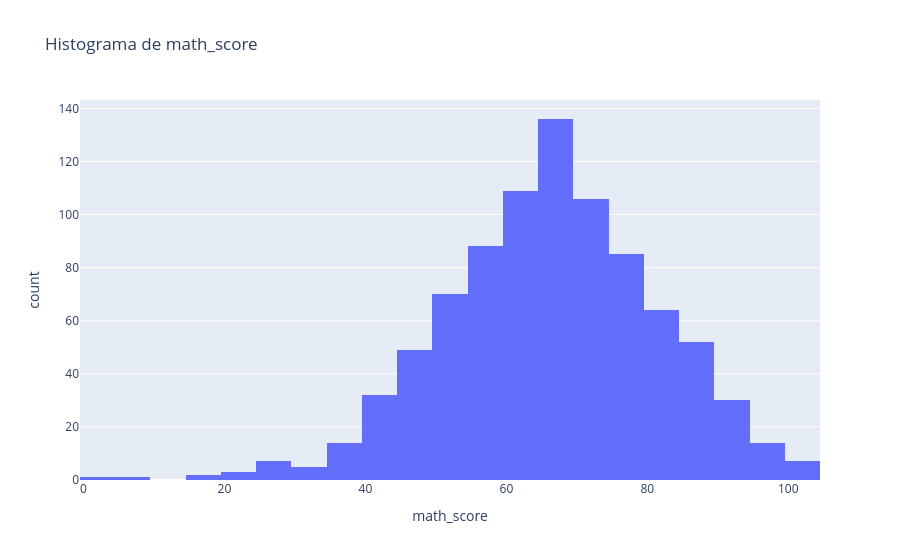
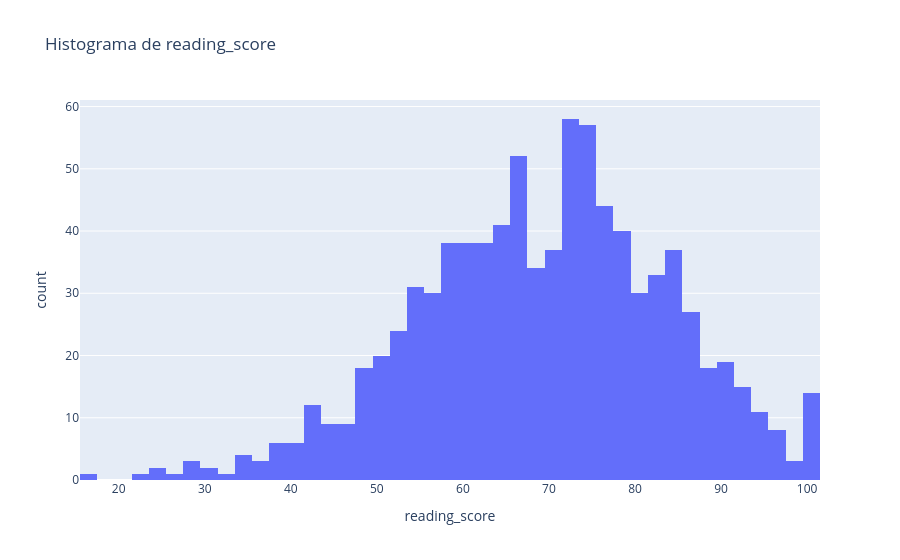
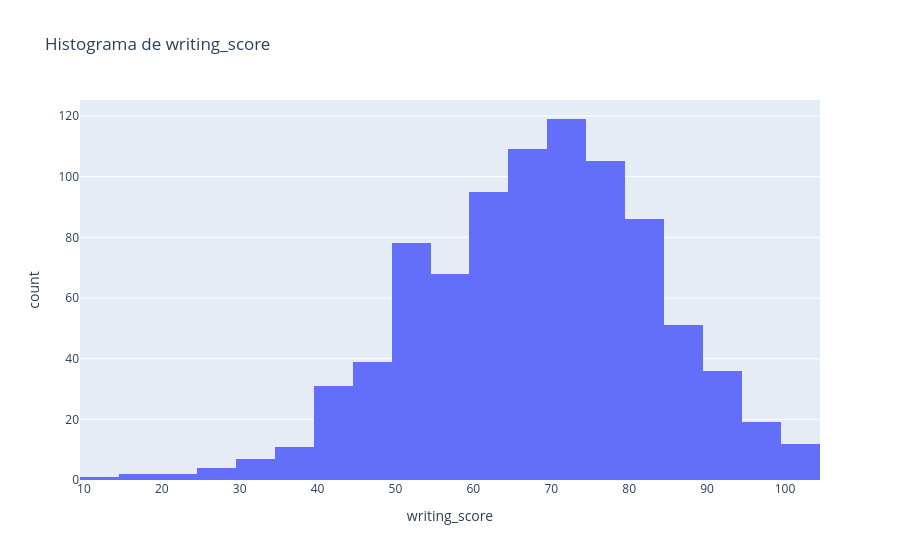

Notebook code cell kept with these figures, in order:
### Code cell
analyze_df(df_cleaned)

### Figure 1 — Plotly figure (JSON) as saved in the notebook; plotly's stock layout.template omitted (floating-point values rounded to 4 significant figures; data arrays with more than 128 entries replaced by an {"elided": "..."} marker saying what was removed)
{"data": [{"bingroup": "x", "hovertemplate": "math_score=%{x}<br>count=%{y}<extra></extra>", "legendgroup": "", "marker": {"color": "#636efa", "pattern": {"shape": ""}}, "name": "", "orientation": "v", "showlegend": false, "type": "histogram", "x": {"elided": "875 float values"}, "xaxis": "x", "yaxis": "y"}], "layout": {"barmode": "relative", "legend": {"tracegroupgap": 0}, "title": {"text": "Histograma de math_score"}, "xaxis": {"anchor": "y", "domain": [0, 1], "title": {"text": "math_score"}}, "yaxis": {"anchor": "x", "domain": [0, 1], "title": {"text": "count"}}}}

### Figure 2 — Plotly figure (JSON) as saved in the notebook; plotly's stock layout.template omitted (floating-point values rounded to 4 significant figures; data arrays with more than 128 entries replaced by an {"elided": "..."} marker saying what was removed)
{"data": [{"bingroup": "x", "hovertemplate": "reading_score=%{x}<br>count=%{y}<extra></extra>", "legendgroup": "", "marker": {"color": "#636efa", "pattern": {"shape": ""}}, "name": "", "orientation": "v", "showlegend": false, "type": "histogram", "x": {"elided": "875 float values"}, "xaxis": "x", "yaxis": "y"}], "layout": {"barmode": "relative", "legend": {"tracegroupgap": 0}, "title": {"text": "Histograma de reading_score"}, "xaxis": {"anchor": "y", "domain": [0, 1], "title": {"text": "reading_score"}}, "yaxis": {"anchor": "x", "domain": [0, 1], "title": {"text": "count"}}}}

### Figure 3 — Plotly figure (JSON) as saved in the notebook; plotly's stock layout.template omitted (floating-point values rounded to 4 significant figures; data arrays with more than 128 entries replaced by an {"elided": "..."} marker saying what was removed)
{"data": [{"bingroup": "x", "hovertemplate": "writing_score=%{x}<br>count=%{y}<extra></extra>", "legendgroup": "", "marker": {"color": "#636efa", "pattern": {"shape": ""}}, "name": "", "orientation": "v", "showlegend": false, "type": "histogram", "x": {"elided": "875 float values"}, "xaxis": "x", "yaxis": "y"}], "layout": {"barmode": "relative", "legend": {"tracegroupgap": 0}, "title": {"text": "Histograma de writing_score"}, "xaxis": {"anchor": "y", "domain": [0, 1], "title": {"text": "writing_score"}}, "yaxis": {"anchor": "x", "domain": [0, 1], "title": {"text": "count"}}}}
